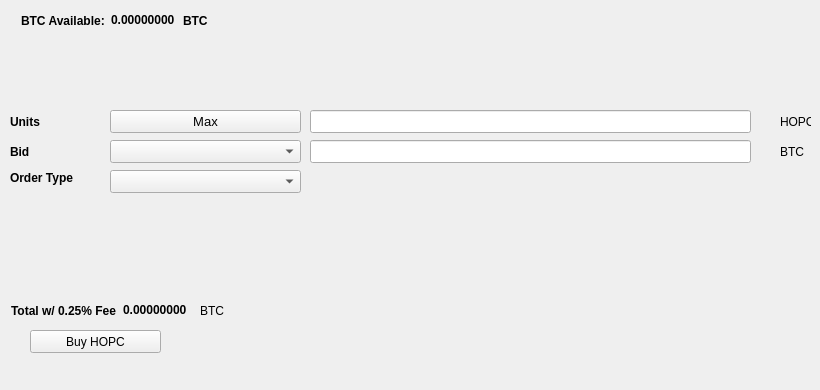
   <widget class="QWidget" name="BuyTab">
    <attribute name="title">
     <string>Buy</string>
    </attribute>
    <widget class="QPushButton" name="BuyHOPC">
     <property name="geometry">
      <rect>
       <x>30</x>
       <y>330</y>
       <width>131</width>
       <height>23</height>
      </rect>
     </property>
     <property name="text">
      <string>Buy HOPC</string>
     </property>
     <property name="icon">
      <iconset resource="../givehope.qrc">
       <normaloff>:/icons/bitcoin</normaloff>:/icons/bitcoin</iconset>
     </property>
    </widget>
    <widget class="QLabel" name="label_3">
     <property name="geometry">
      <rect>
       <x>10</x>
       <y>110</y>
       <width>46</width>
       <height>23</height>
      </rect>
     </property>
     <property name="font">
      <font>
       <weight>75</weight>
       <bold>true</bold>
      </font>
     </property>
     <property name="text">
      <string>Units</string>
     </property>
    </widget>
    <widget class="QLineEdit" name="UnitsInput">
     <property name="geometry">
      <rect>
       <x>310</x>
       <y>110</y>
       <width>441</width>
       <height>23</height>
      </rect>
     </property>
     <property name="font">
      <font>
       <pointsize>9</pointsize>
       <weight>75</weight>
       <bold>true</bold>
      </font>
     </property>
    </widget>
    <widget class="QLineEdit" name="BuyBidPriceEdit">
     <property name="geometry">
      <rect>
       <x>310</x>
       <y>140</y>
       <width>441</width>
       <height>23</height>
      </rect>
     </property>
     <property name="font">
      <font>
       <pointsize>9</pointsize>
       <weight>75</weight>
       <bold>true</bold>
      </font>
     </property>
    </widget>
    <widget class="QLabel" name="label_4">
     <property name="geometry">
      <rect>
       <x>780</x>
       <y>110</y>
       <width>31</width>
       <height>23</height>
      </rect>
     </property>
     <property name="text">
      <string>HOPC</string>
     </property>
    </widget>
    <widget class="QLabel" name="label_5">
     <property name="geometry">
      <rect>
       <x>780</x>
       <y>140</y>
       <width>31</width>
       <height>23</height>
      </rect>
     </property>
     <property name="text">
      <string>BTC</string>
     </property>
    </widget>
    <widget class="QLabel" name="label_6">
     <property name="geometry">
      <rect>
       <x>10</x>
       <y>140</y>
       <width>46</width>
       <height>23</height>
      </rect>
     </property>
     <property name="font">
      <font>
       <weight>75</weight>
       <bold>true</bold>
      </font>
     </property>
     <property name="text">
      <string>Bid</string>
     </property>
    </widget>
    <widget class="QLabel" name="label_7">
     <property name="geometry">
      <rect>
       <x>10</x>
       <y>170</y>
       <width>91</width>
       <height>16</height>
      </rect>
     </property>
     <property name="font">
      <font>
       <weight>75</weight>
       <bold>true</bold>
      </font>
     </property>
     <property name="text">
      <string>Order Type</string>
     </property>
    </widget>
    <widget class="QPushButton" name="Buy_Max_Amount">
     <property name="geometry">
      <rect>
       <x>110</x>
       <y>110</y>
       <width>191</width>
       <height>23</height>
      </rect>
     </property>
     <property name="font">
      <font>
       <pointsize>10</pointsize>
      </font>
     </property>
     <property name="text">
      <string>Max</string>
     </property>
    </widget>
    <widget class="QComboBox" name="BuyBidcomboBox">
     <property name="geometry">
      <rect>
       <x>110</x>
       <y>140</y>
       <width>191</width>
       <height>23</height>
      </rect>
     </property>
     <property name="font">
      <font>
       <pointsize>10</pointsize>
      </font>
     </property>
    </widget>
    <widget class="QComboBox" name="buyOrdertypeCombo">
     <property name="geometry">
      <rect>
       <x>110</x>
       <y>170</y>
       <width>191</width>
       <height>23</height>
      </rect>
     </property>
     <property name="font">
      <font>
       <pointsize>10</pointsize>
      </font>
     </property>
    </widget>
    <widget class="QWidget" name="layoutWidget1">
     <property name="geometry">
      <rect>
       <x>21</x>
       <y>11</y>
       <width>227</width>
       <height>19</height>
      </rect>
     </property>
     <layout class="QHBoxLayout" name="horizontalLayout_3">
      <item>
       <widget class="QLabel" name="label232">
        <property name="font">
         <font>
          <weight>75</weight>
          <bold>true</bold>
         </font>
        </property>
        <property name="text">
         <string>BTC Available:</string>
        </property>
       </widget>
      </item>
      <item>
       <widget class="QLabel" name="BtcAvailableLbl">
        <property name="palette">
         <palette>
          <active>
           <colorrole role="WindowText">
            <brush brushstyle="SolidPattern">
             <color alpha="255">
              <red>0</red>
              <green>0</green>
              <blue>0</blue>
             </color>
            </brush>
           </colorrole>
           <colorrole role="Button">
            <brush brushstyle="SolidPattern">
             <color alpha="255">
              <red>0</red>
              <green>170</green>
              <blue>0</blue>
             </color>
            </brush>
           </colorrole>
           <colorrole role="Light">
            <brush brushstyle="SolidPattern">
             <color alpha="255">
              <red>0</red>
              <green>255</green>
              <blue>0</blue>
             </color>
            </brush>
           </colorrole>
           <colorrole role="Midlight">
            <brush brushstyle="SolidPattern">
             <color alpha="255">
              <red>0</red>
              <green>212</green>
              <blue>0</blue>
             </color>
            </brush>
           </colorrole>
           <colorrole role="Dark">
            <brush brushstyle="SolidPattern">
             <color alpha="255">
              <red>0</red>
              <green>85</green>
              <blue>0</blue>
             </color>
            </brush>
           </colorrole>
           <colorrole role="Mid">
            <brush brushstyle="SolidPattern">
             <color alpha="255">
              <red>0</red>
              <green>113</green>
              <blue>0</blue>
             </color>
            </brush>
           </colorrole>
           <colorrole role="Text">
            <brush brushstyle="SolidPattern">
             <color alpha="255">
              <red>0</red>
              <green>170</green>
              <blue>0</blue>
             </color>
            </brush>
           </colorrole>
           <colorrole role="BrightText">
            <brush brushstyle="SolidPattern">
             <color alpha="255">
              <red>255</red>
              <green>255</green>
              <blue>255</blue>
             </color>
            </brush>
           </colorrole>
           <colorrole role="ButtonText">
            <brush brushstyle="SolidPattern">
             <color alpha="255">
              <red>0</red>
              <green>0</green>
              <blue>0</blue>
             </color>
            </brush>
           </colorrole>
           <colorrole role="Base">
            <brush brushstyle="SolidPattern">
             <color alpha="255">
              <red>255</red>
              <green>255</green>
              <blue>255</blue>
             </color>
            </brush>
           </colorrole>
           <colorrole role="Window">
            <brush brushstyle="SolidPattern">
             <color alpha="255">
              <red>0</red>
              <green>170</green>
              <blue>0</blue>
             </color>
            </brush>
           </colorrole>
           <colorrole role="Shadow">
            <brush brushstyle="SolidPattern">
             <color alpha="255">
              <red>0</red>
              <green>0</green>
              <blue>0</blue>
             </color>
            </brush>
           </colorrole>
           <colorrole role="AlternateBase">
            <brush brushstyle="SolidPattern">
             <color alpha="255">
              <red>127</red>
              <green>212</green>
              <blue>127</blue>
             </color>
            </brush>
           </colorrole>
           <colorrole role="ToolTipBase">
            <brush brushstyle="SolidPattern">
             <color alpha="255">
              <red>255</red>
              <green>255</green>
              <blue>220</blue>
             </color>
            </brush>
           </colorrole>
           <colorrole role="ToolTipText">
            <brush brushstyle="SolidPattern">
             <color alpha="255">
              <red>0</red>
              <green>0</green>
              <blue>0</blue>
             </color>
            </brush>
           </colorrole>
          </active>
          <inactive>
           <colorrole role="WindowText">
            <brush brushstyle="SolidPattern">
             <color alpha="255">
              <red>0</red>
              <green>0</green>
              <blue>0</blue>
             </color>
            </brush>
           </colorrole>
           <colorrole role="Button">
            <brush brushstyle="SolidPattern">
             <color alpha="255">
              <red>0</red>
              <green>170</green>
              <blue>0</blue>
             </color>
            </brush>
           </colorrole>
           <colorrole role="Light">
            <brush brushstyle="SolidPattern">
             <color alpha="255">
              <red>0</red>
              <green>255</green>
              <blue>0</blue>
             </color>
            </brush>
           </colorrole>
           <colorrole role="Midlight">
            <brush brushstyle="SolidPattern">
             <color alpha="255">
              <red>0</red>
              <green>212</green>
              <blue>0</blue>
             </color>
            </brush>
           </colorrole>
           <colorrole role="Dark">
            <brush brushstyle="SolidPattern">
             <color alpha="255">
              <red>0</red>
              <green>85</green>
              <blue>0</blue>
             </color>
            </brush>
           </colorrole>
           <colorrole role="Mid">
            <brush brushstyle="SolidPattern">
             <color alpha="255">
              <red>0</red>
              <green>113</green>
              <blue>0</blue>
             </color>
            </brush>
           </colorrole>
           <colorrole role="Text">
            <brush brushstyle="SolidPattern">
             <color alpha="255">
              <red>0</red>
              <green>170</green>
              <blue>0</blue>
             </color>
            </brush>
           </colorrole>
           <colorrole role="BrightText">
            <brush brushstyle="SolidPattern">
             <color alpha="255">
              <red>255</red>
              <green>255</green>
              <blue>255</blue>
             </color>
            </brush>
           </colorrole>
           <colorrole role="ButtonText">
            <brush brushstyle="SolidPattern">
             <color alpha="255">
              <red>0</red>
              <green>0</green>
              <blue>0</blue>
             </color>
            </brush>
           </colorrole>
           <colorrole role="Base">
            <brush brushstyle="SolidPattern">
             <color alpha="255">
              <red>255</red>
              <green>255</green>
              <blue>255</blue>
             </color>
            </brush>
           </colorrole>
           <colorrole role="Window">
            <brush brushstyle="SolidPattern">
             <color alpha="255">
              <red>0</red>
              <green>170</green>
              <blue>0</blue>
             </color>
            </brush>
           </colorrole>
           <colorrole role="Shadow">
            <brush brushstyle="SolidPattern">
             <color alpha="255">
              <red>0</red>
              <green>0</green>
              <blue>0</blue>
             </color>
            </brush>
           </colorrole>
           <colorrole role="AlternateBase">
            <brush brushstyle="SolidPattern">
             <color alpha="255">
              <red>127</red>
              <green>212</green>
              <blue>127</blue>
             </color>
            </brush>
           </colorrole>
           <colorrole role="ToolTipBase">
            <brush brushstyle="SolidPattern">
             <color alpha="255">
              <red>255</red>
              <green>255</green>
              <blue>220</blue>
             </color>
            </brush>
           </colorrole>
           <colorrole role="ToolTipText">
            <brush brushstyle="SolidPattern">
             <color alpha="255">
              <red>0</red>
              <green>0</green>
              <blue>0</blue>
             </color>
            </brush>
           </colorrole>
          </inactive>
          <disabled>
           <colorrole role="WindowText">
            <brush brushstyle="SolidPattern">
             <color alpha="255">
              <red>0</red>
              <green>85</green>
              <blue>0</blue>
             </color>
            </brush>
           </colorrole>
           <colorrole role="Button">
            <brush brushstyle="SolidPattern">
             <color alpha="255">
              <red>0</red>
              <green>170</green>
              <blue>0</blue>
             </color>
            </brush>
           </colorrole>
           <colorrole role="Light">
            <brush brushstyle="SolidPattern">
             <color alpha="255">
              <red>0</red>
              <green>255</green>
              <blue>0</blue>
             </color>
            </brush>
           </colorrole>
           <colorrole role="Midlight">
            <brush brushstyle="SolidPattern">
             <color alpha="255">
              <red>0</red>
              <green>212</green>
              <blue>0</blue>
             </color>
            </brush>
           </colorrole>
           <colorrole role="Dark">
            <brush brushstyle="SolidPattern">
             <color alpha="255">
              <red>0</red>
              <green>85</green>
              <blue>0</blue>
             </color>
            </brush>
           </colorrole>
           <colorrole role="Mid">
            <brush brushstyle="SolidPattern">
             <color alpha="255">
              <red>0</red>
              <green>113</green>
              <blue>0</blue>
             </color>
            </brush>
           </colorrole>
           <colorrole role="Text">
            <brush brushstyle="SolidPattern">
             <color alpha="255">
              <red>0</red>
              <green>85</green>
              <blue>0</blue>
             </color>
            </brush>
           </colorrole>
           <colorrole role="BrightText">
            <brush brushstyle="SolidPattern">
             <color alpha="255">
              <red>255</red>
              <green>255</green>
              <blue>255</blue>
             </color>
            </brush>
           </colorrole>
           <colorrole role="ButtonText">
            <brush brushstyle="SolidPattern">
             <color alpha="255">
              <red>0</red>
              <green>85</green>
              <blue>0</blue>
             </color>
            </brush>
           </colorrole>
           <colorrole role="Base">
            <brush brushstyle="SolidPattern">
             <color alpha="255">
              <red>0</red>
              <green>170</green>
              <blue>0</blue>
             </color>
            </brush>
           </colorrole>
           <colorrole role="Window">
            <brush brushstyle="SolidPattern">
             <color alpha="255">
              <red>0</red>
              <green>170</green>
              <blue>0</blue>
             </color>
            </brush>
           </colorrole>
           <colorrole role="Shadow">
            <brush brushstyle="SolidPattern">
             <color alpha="255">
              <red>0</red>
              <green>0</green>
              <blue>0</blue>
             </color>
            </brush>
           </colorrole>
           <colorrole role="AlternateBase">
            <brush brushstyle="SolidPattern">
             <color alpha="255">
              <red>0</red>
              <green>170</green>
              <blue>0</blue>
             </color>
            </brush>
           </colorrole>
           <colorrole role="ToolTipBase">
            <brush brushstyle="SolidPattern">
             <color alpha="255">
              <red>255</red>
              <green>255</green>
              <blue>220</blue>
             </color>
            </brush>
           </colorrole>
           <colorrole role="ToolTipText">
            <brush brushstyle="SolidPattern">
             <color alpha="255">
              <red>0</red>
              <green>0</green>
              <blue>0</blue>
             </color>
            </brush>
           </colorrole>
          </disabled>
         </palette>
        </property>
        <property name="font">
         <font>
          <weight>75</weight>
          <bold>true</bold>
         </font>
        </property>
        <property name="text">
         <string>0.00000000</string>
        </property>
        <property name="textInteractionFlags">
         <set>Qt::LinksAccessibleByMouse|Qt::TextSelectableByKeyboard|Qt::TextSelectableByMouse</set>
        </property>
       </widget>
      </item>
      <item>
       <widget class="QLabel" name="BtcAvailableLbl_2">
        <property name="font">
         <font>
          <weight>75</weight>
          <bold>true</bold>
         </font>
        </property>
        <property name="text">
         <string>BTC</string>
        </property>
       </widget>
      </item>
     </layout>
    </widget>
    <widget class="QWidget" name="layoutWidge2">
     <property name="geometry">
      <rect>
       <x>11</x>
       <y>301</y>
       <width>259</width>
       <height>19</height>
      </rect>
     </property>
     <layout class="QHBoxLayout" name="horizontalLayout_4">
      <item>
       <widget class="QLabel" name="label_9">
        <property name="font">
         <font>
          <weight>75</weight>
          <bold>true</bold>
         </font>
        </property>
        <property name="text">
         <string>Total w/ 0.25% Fee</string>
        </property>
       </widget>
      </item>
      <item>
       <widget class="QLabel" name="BuyCostLabel">
        <property name="palette">
         <palette>
          <active>
           <colorrole role="WindowText">
            <brush brushstyle="SolidPattern">
             <color alpha="255">
              <red>0</red>
              <green>0</green>
              <blue>0</blue>
             </color>
            </brush>
           </colorrole>
           <colorrole role="Button">
            <brush brushstyle="SolidPattern">
             <color alpha="255">
              <red>0</red>
              <green>170</green>
              <blue>0</blue>
             </color>
            </brush>
           </colorrole>
           <colorrole role="Light">
            <brush brushstyle="SolidPattern">
             <color alpha="255">
              <red>0</red>
              <green>255</green>
              <blue>0</blue>
             </color>
            </brush>
           </colorrole>
           <colorrole role="Midlight">
            <brush brushstyle="SolidPattern">
             <color alpha="255">
              <red>0</red>
              <green>212</green>
              <blue>0</blue>
             </color>
            </brush>
           </colorrole>
           <colorrole role="Dark">
            <brush brushstyle="SolidPattern">
             <color alpha="255">
              <red>0</red>
              <green>85</green>
              <blue>0</blue>
             </color>
            </brush>
           </colorrole>
           <colorrole role="Mid">
            <brush brushstyle="SolidPattern">
             <color alpha="255">
              <red>0</red>
              <green>113</green>
              <blue>0</blue>
             </color>
            </brush>
           </colorrole>
           <colorrole role="Text">
            <brush brushstyle="SolidPattern">
             <color alpha="255">
              <red>0</red>
              <green>170</green>
              <blue>0</blue>
             </color>
            </brush>
           </colorrole>
           <colorrole role="BrightText">
            <brush brushstyle="SolidPattern">
             <color alpha="255">
              <red>255</red>
              <green>255</green>
              <blue>255</blue>
             </color>
            </brush>
           </colorrole>
           <colorrole role="ButtonText">
            <brush brushstyle="SolidPattern">
             <color alpha="255">
              <red>0</red>
              <green>0</green>
              <blue>0</blue>
             </color>
            </brush>
           </colorrole>
           <colorrole role="Base">
            <brush brushstyle="SolidPattern">
             <color alpha="255">
              <red>255</red>
              <green>255</green>
              <blue>255</blue>
             </color>
            </brush>
           </colorrole>
           <colorrole role="Window">
            <brush brushstyle="SolidPattern">
             <color alpha="255">
              <red>0</red>
              <green>170</green>
              <blue>0</blue>
             </color>
            </brush>
           </colorrole>
           <colorrole role="Shadow">
            <brush brushstyle="SolidPattern">
             <color alpha="255">
              <red>0</red>
              <green>0</green>
              <blue>0</blue>
             </color>
            </brush>
           </colorrole>
           <colorrole role="AlternateBase">
            <brush brushstyle="SolidPattern">
             <color alpha="255">
              <red>127</red>
              <green>212</green>
              <blue>127</blue>
             </color>
            </brush>
           </colorrole>
           <colorrole role="ToolTipBase">
            <brush brushstyle="SolidPattern">
             <color alpha="255">
              <red>255</red>
              <green>255</green>
              <blue>220</blue>
             </color>
            </brush>
           </colorrole>
           <colorrole role="ToolTipText">
            <brush brushstyle="SolidPattern">
             <color alpha="255">
              <red>0</red>
              <green>0</green>
              <blue>0</blue>
             </color>
            </brush>
           </colorrole>
          </active>
          <inactive>
           <colorrole role="WindowText">
            <brush brushstyle="SolidPattern">
             <color alpha="255">
              <red>0</red>
              <green>0</green>
              <blue>0</blue>
             </color>
            </brush>
           </colorrole>
           <colorrole role="Button">
            <brush brushstyle="SolidPattern">
             <color alpha="255">
              <red>0</red>
              <green>170</green>
              <blue>0</blue>
             </color>
            </brush>
           </colorrole>
           <colorrole role="Light">
            <brush brushstyle="SolidPattern">
             <color alpha="255">
              <red>0</red>
              <green>255</green>
              <blue>0</blue>
             </color>
            </brush>
           </colorrole>
           <colorrole role="Midlight">
            <brush brushstyle="SolidPattern">
             <color alpha="255">
              <red>0</red>
              <green>212</green>
              <blue>0</blue>
             </color>
            </brush>
           </colorrole>
           <colorrole role="Dark">
            <brush brushstyle="SolidPattern">
             <color alpha="255">
              <red>0</red>
              <green>85</green>
              <blue>0</blue>
             </color>
            </brush>
           </colorrole>
           <colorrole role="Mid">
            <brush brushstyle="SolidPattern">
             <color alpha="255">
              <red>0</red>
              <green>113</green>
              <blue>0</blue>
             </color>
            </brush>
           </colorrole>
           <colorrole role="Text">
            <brush brushstyle="SolidPattern">
             <color alpha="255">
              <red>0</red>
              <green>170</green>
              <blue>0</blue>
             </color>
            </brush>
           </colorrole>
           <colorrole role="BrightText">
            <brush brushstyle="SolidPattern">
             <color alpha="255">
              <red>255</red>
              <green>255</green>
              <blue>255</blue>
             </color>
            </brush>
           </colorrole>
           <colorrole role="ButtonText">
            <brush brushstyle="SolidPattern">
             <color alpha="255">
              <red>0</red>
              <green>0</green>
              <blue>0</blue>
             </color>
            </brush>
           </colorrole>
           <colorrole role="Base">
            <brush brushstyle="SolidPattern">
             <color alpha="255">
              <red>255</red>
              <green>255</green>
              <blue>255</blue>
             </color>
            </brush>
           </colorrole>
           <colorrole role="Window">
            <brush brushstyle="SolidPattern">
             <color alpha="255">
              <red>0</red>
              <green>170</green>
              <blue>0</blue>
             </color>
            </brush>
           </colorrole>
           <colorrole role="Shadow">
            <brush brushstyle="SolidPattern">
             <color alpha="255">
              <red>0</red>
              <green>0</green>
              <blue>0</blue>
             </color>
            </brush>
           </colorrole>
           <colorrole role="AlternateBase">
            <brush brushstyle="SolidPattern">
             <color alpha="255">
              <red>127</red>
              <green>212</green>
              <blue>127</blue>
             </color>
            </brush>
           </colorrole>
           <colorrole role="ToolTipBase">
            <brush brushstyle="SolidPattern">
             <color alpha="255">
              <red>255</red>
              <green>255</green>
              <blue>220</blue>
             </color>
            </brush>
           </colorrole>
           <colorrole role="ToolTipText">
            <brush brushstyle="SolidPattern">
             <color alpha="255">
              <red>0</red>
              <green>0</green>
              <blue>0</blue>
             </color>
            </brush>
           </colorrole>
          </inactive>
          <disabled>
           <colorrole role="WindowText">
            <brush brushstyle="SolidPattern">
             <color alpha="255">
              <red>0</red>
              <green>85</green>
              <blue>0</blue>
             </color>
            </brush>
           </colorrole>
           <colorrole role="Button">
            <brush brushstyle="SolidPattern">
             <color alpha="255">
              <red>0</red>
              <green>170</green>
              <blue>0</blue>
             </color>
            </brush>
           </colorrole>
           <colorrole role="Light">
            <brush brushstyle="SolidPattern">
             <color alpha="255">
              <red>0</red>
              <green>255</green>
              <blue>0</blue>
             </color>
            </brush>
           </colorrole>
           <colorrole role="Midlight">
            <brush brushstyle="SolidPattern">
             <color alpha="255">
              <red>0</red>
              <green>212</green>
              <blue>0</blue>
             </color>
            </brush>
           </colorrole>
           <colorrole role="Dark">
            <brush brushstyle="SolidPattern">
             <color alpha="255">
              <red>0</red>
              <green>85</green>
              <blue>0</blue>
             </color>
            </brush>
           </colorrole>
           <colorrole role="Mid">
            <brush brushstyle="SolidPattern">
             <color alpha="255">
              <red>0</red>
              <green>113</green>
              <blue>0</blue>
             </color>
            </brush>
           </colorrole>
           <colorrole role="Text">
            <brush brushstyle="SolidPattern">
             <color alpha="255">
              <red>0</red>
              <green>85</green>
              <blue>0</blue>
             </color>
            </brush>
           </colorrole>
           <colorrole role="BrightText">
            <brush brushstyle="SolidPattern">
             <color alpha="255">
              <red>255</red>
              <green>255</green>
              <blue>255</blue>
             </color>
            </brush>
           </colorrole>
           <colorrole role="ButtonText">
            <brush brushstyle="SolidPattern">
             <color alpha="255">
              <red>0</red>
              <green>85</green>
              <blue>0</blue>
             </color>
            </brush>
           </colorrole>
           <colorrole role="Base">
            <brush brushstyle="SolidPattern">
             <color alpha="255">
              <red>0</red>
              <green>170</green>
              <blue>0</blue>
             </color>
            </brush>
           </colorrole>
           <colorrole role="Window">
            <brush brushstyle="SolidPattern">
             <color alpha="255">
              <red>0</red>
              <green>170</green>
              <blue>0</blue>
             </color>
            </brush>
           </colorrole>
           <colorrole role="Shadow">
            <brush brushstyle="SolidPattern">
             <color alpha="255">
              <red>0</red>
              <green>0</green>
              <blue>0</blue>
             </color>
            </brush>
           </colorrole>
           <colorrole role="AlternateBase">
            <brush brushstyle="SolidPattern">
             <color alpha="255">
              <red>0</red>
              <green>170</green>
              <blue>0</blue>
             </color>
            </brush>
           </colorrole>
           <colorrole role="ToolTipBase">
            <brush brushstyle="SolidPattern">
             <color alpha="255">
              <red>255</red>
              <green>255</green>
              <blue>220</blue>
             </color>
            </brush>
           </colorrole>
           <colorrole role="ToolTipText">
            <brush brushstyle="SolidPattern">
             <color alpha="255">
              <red>0</red>
              <green>0</green>
              <blue>0</blue>
             </color>
            </brush>
           </colorrole>
          </disabled>
         </palette>
        </property>
        <property name="font">
         <font>
          <weight>75</weight>
          <bold>true</bold>
         </font>
        </property>
        <property name="autoFillBackground">
         <bool>false</bool>
        </property>
        <property name="text">
         <string>0.00000000</string>
        </property>
        <property name="textInteractionFlags">
         <set>Qt::LinksAccessibleByMouse|Qt::TextSelectableByMouse</set>
        </property>
       </widget>
      </item>
      <item>
       <widget class="QLabel" name="label_10">
        <property name="font">
         <font>
          <weight>50</weight>
          <bold>false</bold>
         </font>
        </property>
        <property name="text">
         <string>BTC</string>
        </property>
       </widget>
      </item>
     </layout>
    </widget>
    <widget class="QLabel" name="label_24">
     <property name="geometry">
      <rect>
       <x>460</x>
       <y>300</y>
       <width>281</width>
       <height>81</height>
      </rect>
     </property>
     <property name="text">
      <string/>
     </property>
     <property name="pixmap">
      <pixmap>:/images/bittrex</pixmap>
     </property>
    </widget>
   </widget>
